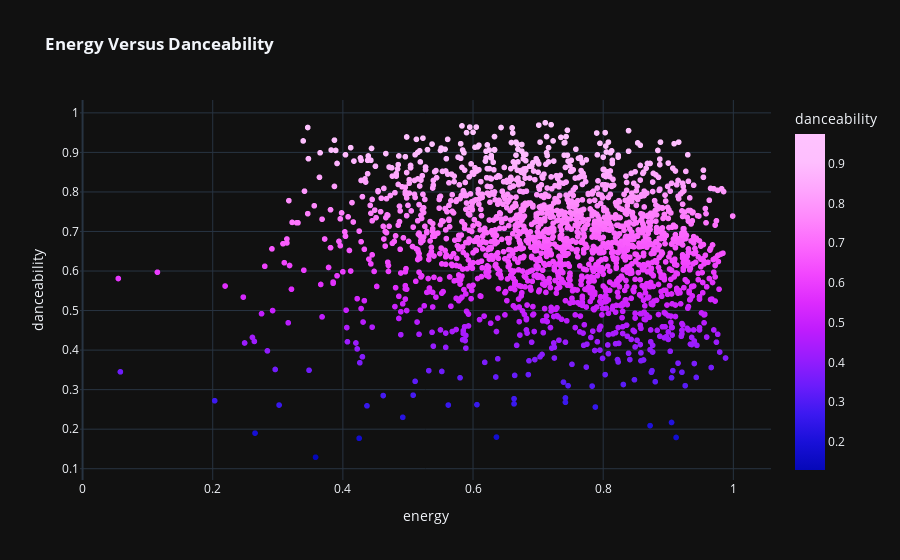

Here is the notebook cell this chart was saved with:
### Code cell
px.scatter(df,x='energy',y='danceability',color='danceability',color_continuous_scale=px.colors.sequential.Plotly3,
           template='plotly_dark',
           title='<b>Energy Versus Danceability')

### Figure 1 — Plotly figure (JSON) as saved in the notebook; plotly's stock layout.template omitted (floating-point values rounded to 4 significant figures; data arrays with more than 128 entries replaced by an {"elided": "..."} marker saying what was removed)
{"data": [{"hovertemplate": "energy=%{x}<br>danceability=%{marker.color}<extra></extra>", "legendgroup": "", "marker": {"color": {"elided": "1941 float values"}, "coloraxis": "coloraxis", "symbol": "circle"}, "mode": "markers", "name": "", "showlegend": false, "type": "scattergl", "x": {"elided": "1941 float values"}, "xaxis": "x", "y": {"elided": "1941 float values"}, "yaxis": "y"}], "layout": {"coloraxis": {"colorbar": {"title": {"text": "danceability"}}, "colorscale": [[0, "#0508b8"], [0.08333, "#1910d8"], [0.1667, "#3c19f0"], [0.25, "#6b1cfb"], [0.3333, "#981cfd"], [0.4167, "#bf1cfd"], [0.5, "#dd2bfd"], [0.5833, "#f246fe"], [0.6667, "#fc67fd"], [0.75, "#fe88fc"], [0.8333, "#fea5fd"], [0.9167, "#febefe"], [1, "#fec3fe"]]}, "legend": {"tracegroupgap": 0}, "title": {"text": "<b>Energy Versus Danceability"}, "xaxis": {"anchor": "y", "domain": [0, 1], "title": {"text": "energy"}}, "yaxis": {"anchor": "x", "domain": [0, 1], "title": {"text": "danceability"}}}}
